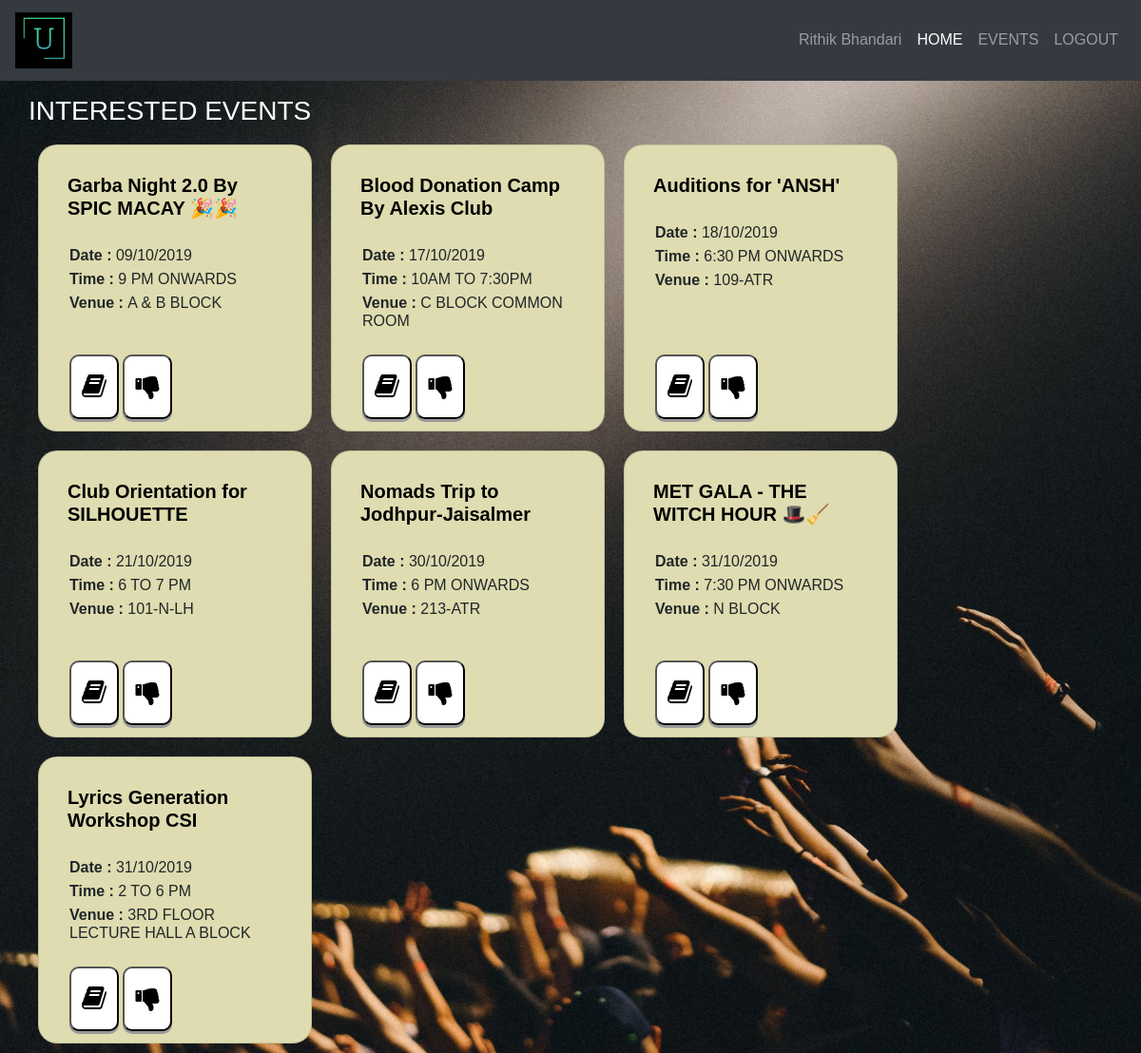
Screenshot of /user/E19CSE080 (signed in) with the database file from the repository.
### models.py (models this page shows, shortened)
class UserModel(db.Model):
    __tablename__ = 'users'
    Name = db.Column(db.String(255), nullable=False)
    ID = db.Column(db.String(15), nullable=False, primary_key=True)
    Password = db.Column(db.String(100), nullable=False)
    InterestedActivities = db.Column(db.Text, nullable=False, default='')

class EventsModel(db.Model):
    __tablename__ = 'events'
    ID = db.Column(db.String(8), nullable=False, primary_key=True)
    EventHeading = db.Column(db.String(255), nullable=False)
    EventDescription = db.Column(db.Text, nullable=False)
    EventDate = db.Column(db.String(20), nullable=False)
    EventTime = db.Column(db.String(255), nullable=False)
    EventVenue = db.Column(db.String(255), nullable=False)

### app.py (the view)
@app.route('/user/<string:user_id>')
def logged_in_user(user_id):
    user_id = user_id.upper()
    if 'user' in session and session['user'] == user_id:
        rs = UserModel.query.filter_by(ID=user_id).first()
        favourite_events = str(rs.InterestedActivities).split(',')  # user's fav events
        favourite_events = favourite_events[:-1]  # as last event is always ''
        events = []
        for event in favourite_events:
            events.append(EventsModel.query.filter_by(ID=event).first())
        return render_template("panels/user/homepage.html", events=sort_events(events))
    else:
        flash(f"User '{user_id}' Not Logged In", 'danger')
        print(f"User '{user_id}' Not Logged In")
        return redirect('/login')

### app.py (called while the page is built)
def sort_events(lst):  # sort events based on date only
    new_list = []
    while lst:
        minimum = datetime.strptime(lst[0].EventDate, '%d/%m/%Y').date()
        ev = lst[0]
        for e in lst:
            event_date = datetime.strptime(e.EventDate, '%d/%m/%Y').date()
            if event_date < minimum:
                minimum = event_date
                ev = e
        new_list.append(ev)
        if ev in lst:
            lst.remove(ev)
    return new_list

def get_session():
    return session

@app.before_request
def make_session_permanent():
    session.permanent = True
    app.permanent_session_lifetime = timedelta(minutes=15)

### templates/panels/user/homepage.html (shortened to what this page needs)
{% extends "layout.html" %}
{% set session = get_session() %}
      {% block body %}
          <h3 style="color:white;">INTERESTED EVENTS</h3>
          {% for event in events %}
          <div class="card" style="width: 18rem;">
             <div class="card-body">
                <h5 class="card-text" style="color:black;"><b>{{event.EventHeading}}</b></h5>
                <br/>
                <h6 class="card-subtitle mb-2"><b>Date : </b>{{event.EventDate}}</h6>
                <h6 class="card-subtitle mb-2"><b>Time : </b>{{event.EventTime}}</h6>
                <h6 class="card-subtitle mb-2"><b>Venue : </b>{{event.EventVenue}}</h6>
                <div class="card-btn-container">
                   <a href="/events/{{event.ID}}" data-toggle="tooltip" title="Read More">
                       <button>
                           <i class="fa fa-book"></i>
                       </button>
                   </a>
                   <a href="/events/remove-from-fav/{{event.ID}}" data-toggle="tooltip" title="Remove From Favourites">
                       <button>
                           <i class="fa fa-thumbs-down"></i>
                       </button>
                   </a>
                </div>
             </div>
          </div>
          {% endfor %}
      {% endblock %}

### templates/layout.html (shortened to what this page needs)
<!DOCTYPE html>
<html lang="en">
   <head>
      <link rel="stylesheet" href="https://stackpath.bootstrapcdn.com/bootstrap/4.3.1/css/bootstrap.min.css"
>
      {% block head %}
      <link rel="stylesheet" href="https://cdnjs.cloudflare.com/ajax/libs/font-awesome/4.7.0/css/font-awesome.min.css">
      <link rel="stylesheet" type="text/css" href="{{ url_for('static',filename='css/layout-style.css') }}">
      {% endblock %}
   </head>
   <body>
      {% set session = get_session() %}
      <header>
         <nav class="navbar navbar-expand-lg navbar-dark bg-dark fixed-top">
            <a class="navbar-brand" href="/"><img src="{{ url_for('static',filename='img/logo.png') }}" alt="Logo"
               width="60">
            </a>
            <div class="collapse navbar-collapse" id="navbarSupportedContent">
               <ul class="navbar-nav ml-auto">
                  <li class="nav-item">
                     <a class="nav-link" href="/dashboard">{{ session['name'] }}</a>
                  </li>
                  <li class="nav-item active">
                     <a class="nav-link" href="/">HOME<span class="sr-only">(current)</span></a>
                  </li>
                  <li class="nav-item">
                     <a class="nav-link" href="/events">EVENTS</a>
                  </li>
                  {% if 'user' in session or 'admin' in session %}
                  <li class="nav-item">
                     <a class="nav-link" href="/logout">LOGOUT</a>
                  </li>
                  {% else %}
                  <li class="nav-item">
                     <a class="nav-link" href="/login">LOGIN</a>
                  </li>
                  {% endif %}
               </ul>
            </div>
         </nav>
      </header>
      <section class="content">
         {% block body %}{% endblock %}
      </section>
   </body>
</html>

### static/css/layout-style.css (style rules this page uses)
:root { --primary-color: white; --card-background: #dedcb0; --text-color: black; --card-button-color: #fff; }
* { padding: 0; margin: 0; font-family: sans-serif; }
body { background: url("/static/img/bg.jpg"); background-size: cover; }
a { color: var(--text-color); }
section[class="content"] { padding-top: 100px; width: 95%; justify-content: center; margin: 0 auto; }
.card { float: left; border-radius: 20px; padding: 10px; margin: 10px; width: 100%; background: var(--card-background); }
.card-body { height: 280px; }
.card-body .card-subtitle { padding: 2px; }
input[type="button"], button { background-color: var(--card-button-color); padding: 5px; text-align: center; border-radius: 10px; text-decoration: none; display: inline-block; font-size: 16px; cursor: pointer; outline: none; box-shadow: 0 3px #999; transition: 0.1s; }
a button { font-size: 28px; padding: 11px; }
.card-btn-container { position: absolute; padding: 2px; bottom: 10px; }
header { position: absolute; z-index: 2; width: 100%; }

### templates/panels/user/homepage.html (style rules this page uses)
.card-body { height: 280px; }

### rows the page displays
UserModel: name "Rithik Bhandari"
EventsModel: EventHeading "Garba Night 2.0 By SPIC MACAY 🎉🎉", EventDate "09/10/2019", EventTime "9 PM ONWARDS", EventVenue "A & B BLOCK"
EventsModel: EventHeading "Blood Donation Camp By Alexis Club", EventDate "17/10/2019", EventTime "10AM TO 7:30PM", EventVenue "C BLOCK COMMON ROOM"
EventsModel: EventHeading "Auditions for 'ANSH'", EventDate "18/10/2019", EventTime "6:30 PM ONWARDS", EventVenue "109-ATR"
EventsModel: EventHeading "Club Orientation for SILHOUETTE", EventDate "21/10/2019", EventTime "6 TO 7 PM", EventVenue "101-N-LH"
EventsModel: EventHeading "Nomads Trip to Jodhpur-Jaisalmer", EventDate "30/10/2019", EventTime "6 PM ONWARDS", EventVenue "213-ATR"
EventsModel: EventHeading "MET GALA - THE WITCH HOUR 🎩🧹", EventDate "31/10/2019", EventTime "7:30 PM ONWARDS", EventVenue "N BLOCK"
EventsModel: EventHeading "Lyrics Generation Workshop CSI", EventDate "31/10/2019", EventTime "2 TO 6 PM", EventVenue "3RD FLOOR LECTURE HALL A BLOCK"
